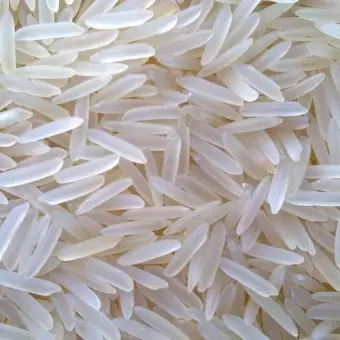
#> input picture inputImage.jpg, 340 x 340 px, found by its file name
$ python -i countwheatgrains.py   (imports and definitions only)
#> lines starting #> are read from the running program, lines starting #| are printed output that depends on the picture; after the words box and inside, x2 and y2 are one past the last pixel; in counts of white or black regions, pixels touching at a corner belong together
# -*- coding: utf-8 -*-
"""CountWheatgrains.ipynb

Automatically generated by Colaboratory.

Original file is located at
    https://colab.research.google.com/drive/1hq7okEQOhk-GUW0MlvWZFMkNuk8Tbzz8
"""


import cv2
import matplotlib.pyplot as plt


def count():
    image = cv2.imread('/home/knoldus/Downloads/rice-quality-analysis-master (1)/Rice-Grain-Image-Classification-master/static/inputImage.jpg')
#> image is the input picture: shape (340, 340, 3); mean B, G, R 170.6, 171.6, 177.2

    gray = cv2.cvtColor(image, cv2.COLOR_BGR2GRAY)
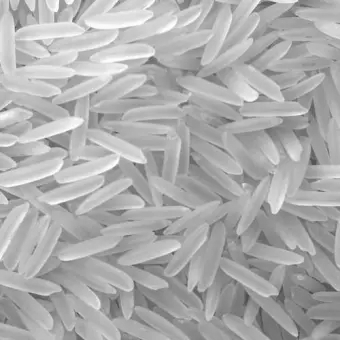
#> gray: shape (340, 340); min 70, max 255, mean 173.2
    plt.imshow(gray, cmap='gray')

    blur = cv2.GaussianBlur(gray, (11, 11), 0)
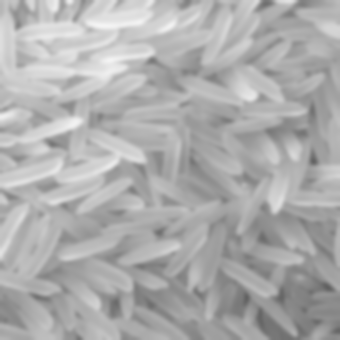
#> blur: shape (340, 340); min 96, max 244, mean 173.2
    plt.imshow(blur, cmap='gray')

    canny = cv2.Canny(blur, 30, 150, 3)
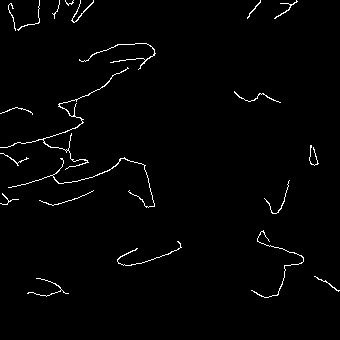
#> canny: shape (340, 340); 1.6% white in thin lines or dots, all inside (x1, y1, x2, y2) = (0, 0, 340, 298)
    plt.imshow(canny, cmap='gray')

    dilated = cv2.dilate(canny, (1, 1), iterations=1)
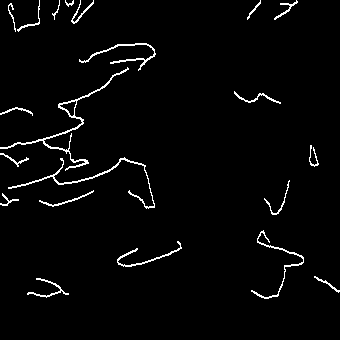
#> dilated: shape (340, 340); 2.6% white in thin lines or dots, all inside (x1, y1, x2, y2) = (0, 0, 340, 299)
    plt.imshow(dilated, cmap='gray')

    (cnt, heirarchy) = cv2.findContours(dilated.copy(), cv2.RETR_EXTERNAL, cv2.CHAIN_APPROX_NONE)
#> cnt = 21 contours, 3 with area under 20; largest, box (x1, y1, x2, y2) and area: (0, 67, 129, 171) 442, (8, 157, 155, 209) 222, (79, 43, 156, 71) 152, (251, 230, 304, 299) 130, (117, 241, 182, 267) 107
    rgb = cv2.cvtColor(image, cv2.COLOR_BGR2RGB)
    cv2.drawContours(rgb, cnt, -1, (0, 255, 0), 2)
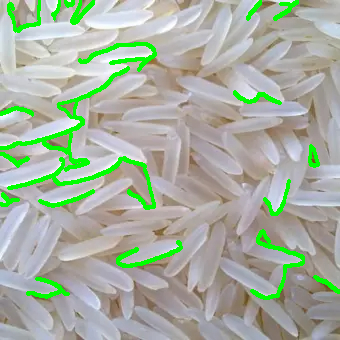
#> rgb: shape (340, 340, 3); mean R, G, B 165.8, 176.5, 159.9
    plt.imshow(rgb)
    print('grains in the image', len(cnt))
#| grains in the image 21
    return  len(cnt)

>>> result = count()
#> result = 21
